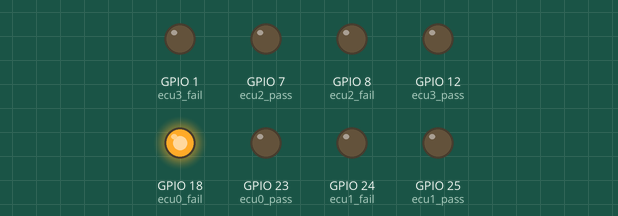
This program was run on a simulated Raspberry Pi (BCM pin numbers). On the bench: output pins drawn as LEDs (lit = HIGH).

Above: at 0.2 s.
At 1.2 s:
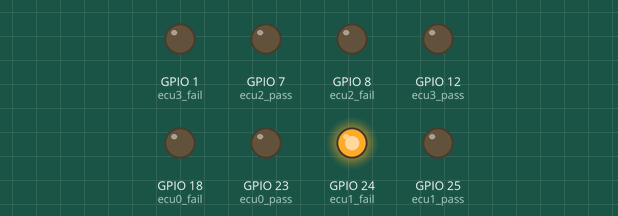
At 1.7 s:
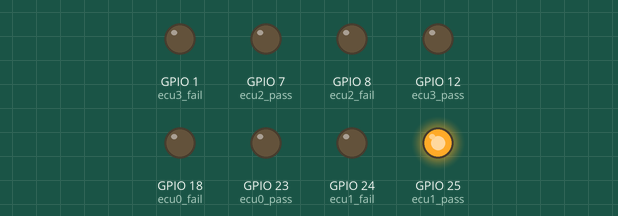
At 2.2 s:
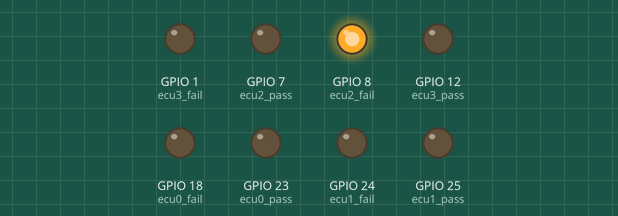
At 3.2 s:
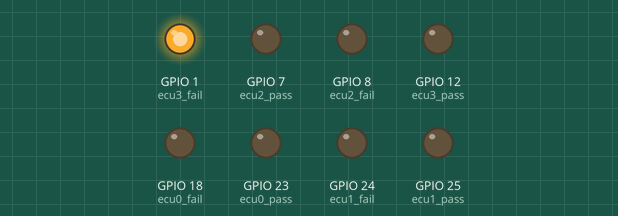
At 4.7 s:
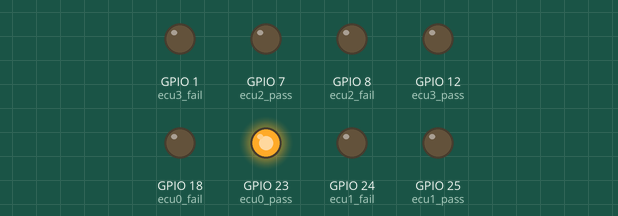
Timing chart, 0 to 5.2 s (numbered marks = the images above):
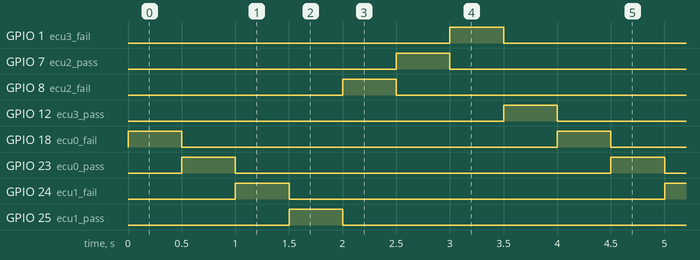

Measured:
- by itself, GPIO 1 (ecu3_fail), GPIO 7 (ecu2_pass), GPIO 8 (ecu2_fail), GPIO 12 (ecu3_pass), GPIO 18 (ecu0_fail), GPIO 23 (ecu0_pass), GPIO 24 (ecu1_fail), GPIO 25 (ecu1_pass): alternates HIGH for 0.50 s and LOW for 3.5 s
- by itself, everything shown: repeats every 4.0 s, in 8 steps

The program:

led-test.py
```python
import RPi.GPIO as GPIO
import time

GPIO.setmode(GPIO.BCM)

GPIO.cleanup()


# pin assignment
ecu0_fail = 18
ecu0_pass = 23
ecu1_fail = 24
ecu1_pass = 25
ecu2_fail = 8
ecu2_pass = 7
ecu3_fail = 1
ecu3_pass = 12


GPIO.setup(ecu0_fail, GPIO.OUT)
GPIO.setup(ecu0_pass, GPIO.OUT)
GPIO.setup(ecu1_fail, GPIO.OUT)
GPIO.setup(ecu1_pass, GPIO.OUT)
GPIO.setup(ecu2_fail, GPIO.OUT)
GPIO.setup(ecu2_pass, GPIO.OUT)
GPIO.setup(ecu3_fail, GPIO.OUT)
GPIO.setup(ecu3_pass, GPIO.OUT)


# rolling lights test
while (1):
	GPIO.output(ecu0_fail, GPIO.HIGH)
	time.sleep(0.5)
	GPIO.output(ecu0_fail, GPIO.LOW)
	#time.sleep(1)

	GPIO.output(ecu0_pass, GPIO.HIGH)
	time.sleep(0.5)
	GPIO.output(ecu0_pass, GPIO.LOW)
	#time.sleep(1)

	GPIO.output(ecu1_fail, GPIO.HIGH)
	time.sleep(0.5)
	GPIO.output(ecu1_fail, GPIO.LOW)
	#time.sleep(1)

	GPIO.output(ecu1_pass, GPIO.HIGH)
	time.sleep(0.5)
	GPIO.output(ecu1_pass, GPIO.LOW)

	GPIO.output(ecu2_fail, GPIO.HIGH)
	time.sleep(0.5)
	GPIO.output(ecu2_fail, GPIO.LOW)

	GPIO.output(ecu2_pass, GPIO.HIGH)
	time.sleep(0.5)
	GPIO.output(ecu2_pass, GPIO.LOW)

	GPIO.output(ecu3_fail, GPIO.HIGH)
	time.sleep(0.5)
	GPIO.output(ecu3_fail, GPIO.LOW)

	GPIO.output(ecu3_pass, GPIO.HIGH)
	time.sleep(0.5)
	GPIO.output(ecu3_pass,GPIO.LOW)

#GPIO.cleanup()
```
